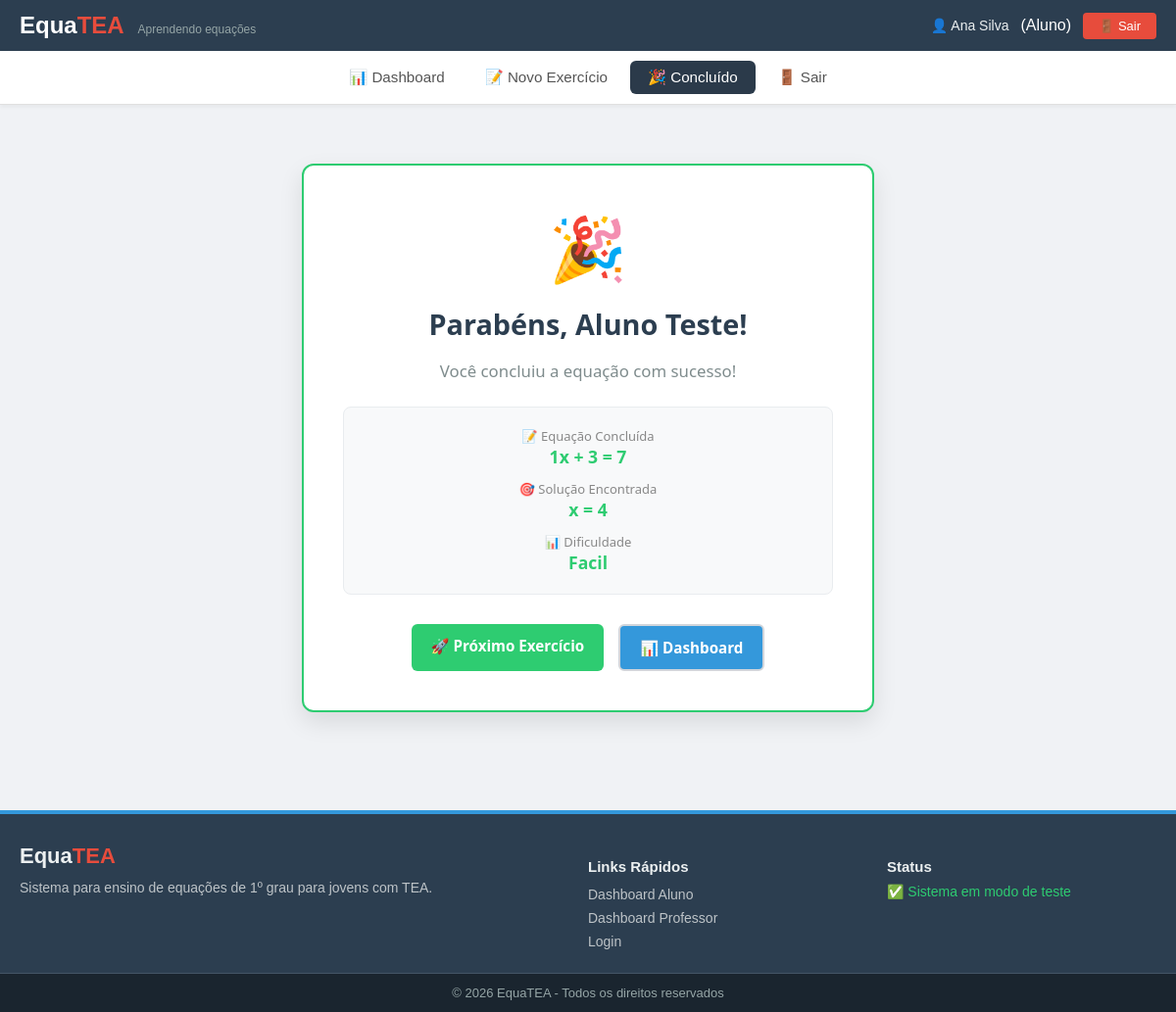
Page /index.php?view=parabens&id=1 (signed in) on the committed database.
### tables this page shows
CREATE TABLE `equacoes` (
  `id` int(11) NOT NULL,
  `a` int(11) NOT NULL CHECK (`a` between -20 and 20 and `a` <> 0),
  `b` int(11) NOT NULL CHECK (`b` between -20 and 20),
  `c` int(11) NOT NULL CHECK (`c` between -20 and 20),
  `solucao` int(11) NOT NULL,
  `dificuldade` enum('facil','medio','dificil') DEFAULT 'facil',
  `data_cadastro` timestamp NOT NULL DEFAULT current_timestamp()
);

### app/config/Database.php (called while the page is built, shortened)
<?php
class Database
{
    private static $instance = null;
    private $conn;
    private $host = 'localhost';
    private $dbname = 'equatea_db';
    private $username = 'root';
    private $password = '';
    private function __construct()
    {
        try {
            $this->conn = new PDO(
                "mysql:host={$this->host};dbname={$this->dbname};charset=utf8mb4",
                $this->username,
                $this->password,
                [
                    PDO::ATTR_ERRMODE => PDO::ERRMODE_EXCEPTION,
                    PDO::ATTR_DEFAULT_FETCH_MODE => PDO::FETCH_ASSOC,
                    PDO::ATTR_EMULATE_PREPARES => false
                ]
            );
        } catch (PDOException $e) {
            die("Erro na conexão com o banco de dados: " . $e->getMessage());
        }
    }
    public static function getInstance()
    {
        if (self::$instance === null) {
            self::$instance = new self();
        }
        return self::$instance;
    }
    public function getConnection()
    {
        return $this->conn;
    }
}

### app/models/Equacao.php (called while the page is built, shortened)
<?php
class Equacao
{
    private $db;
    public function __construct()
    {
        $this->db = Database::getInstance()->getConnection();
    }
    public function getById($id)
    {
        $sql = "SELECT * FROM equacoes WHERE id = :id";
        $stmt = $this->db->prepare($sql);
        $stmt->execute([':id' => $id]);
        return $stmt->fetch(PDO::FETCH_ASSOC);
    }
}

### app/views/aluno/parabens.php (the view, shortened to what this page needs)
<?php
$equacaoId = filter_input(INPUT_GET, 'id', FILTER_VALIDATE_INT) ?: 1;
$equacaoDados = null;
if (isset($equacao) && is_object($equacao) && method_exists($equacao, 'getById')) {
    $equacaoDados = $equacao->getById($equacaoId);
} elseif (class_exists('Equacao')) {
    try {
        $model = new Equacao();
        $equacaoDados = $model->getById($equacaoId);
    } catch (Throwable $e) {
        $equacaoDados = null;
    }
}
$a = (int)($equacaoDados['a'] ?? 1);
$b = (int)($equacaoDados['b'] ?? 0);
$c = (int)($equacaoDados['c'] ?? 0);
$termoA = ($a === 1) ? '1x' : (($a === -1) ? '-1x' : "{$a}x");
$sinalB = ($b >= 0) ? '+ ' . $b : '- ' . abs($b);
$enunciado = "{$termoA} {$sinalB} = {$c}";
$solucaoX = ($a !== 0) ? (($c - $b) / $a) : 0;
$nome_aluno = $dados_aluno['nome'] ?? ($aluno['nome'] ?? 'Aluno Teste');
if (file_exists(__DIR__ . '/../partials/header.php')) {
    include_once __DIR__ . '/../partials/header.php';
}
if (file_exists(__DIR__ . '/../partials/menu_aluno.php')) {
    include_once __DIR__ . '/../partials/menu_aluno.php';
}
?>
<!DOCTYPE html>
<html lang="pt-BR">
<head>
</head>
<body>
<main class="container parabens-container">
    <div class="parabens-card">
        <div class="parabens-icon">🎉</div>
        <h1>Parabéns, <?php echo htmlspecialchars($nome_aluno); ?>!</h1>
        <p>Você concluiu a equação com sucesso!</p>
        <div class="parabens-detalhes">
            <div class="detalhe-item">
                <span>📝 Equação Concluída</span>
                <strong><?php echo htmlspecialchars($enunciado); ?></strong>
            </div>
            <div class="detalhe-item">
                <span>🎯 Solução Encontrada</span>
                <strong>x = <?php echo htmlspecialchars((string)$solucaoX); ?></strong>
            </div>
            <div class="detalhe-item">
                <span>📊 Dificuldade</span>
                <strong><?php echo ucfirst(htmlspecialchars($equacaoDados['dificuldade'] ?? 'Fácil')); ?></strong>
            </div>
        </div>
        <div class="parabens-acoes">
    <a href="index.php?view=exercicio" class="btn-proximo">🚀 Próximo Exercício</a>
    <a href="index.php?view=aluno/dashboard" class="btn-voltar">📊 Dashboard</a>
</div>
    </div>
</main>
<?php
if (file_exists(__DIR__ . '/../partials/footer.php')) {
    include_once __DIR__ . '/../partials/footer.php';
}
?>
</body>
</html>

### public/css/style.css (style rules this page uses)
body { font-family: Arial, sans-serif; background: #f0f2f5; margin: 0; padding: 0; }
.container { max-width: 1200px; margin: 0 auto; padding: 0 20px; }
.parabens-container { display: flex; justify-content: center; align-items: center; min-height: 60vh; padding: 20px; }
.parabens-card { background: #fff; border-radius: 16px; padding: 40px; max-width: 550px; width: 100%; text-align: center; box-shadow: 0 4px 20px rgba(0,0,0,0.1); }
.parabens-icon { font-size: 72px; }
.parabens-card h1 { font-size: 28px; color: #2c3e50; margin: 8px 0 4px; }
.parabens-card p { font-size: 18px; color: #7f8c8d; }
.parabens-detalhes { display: grid; grid-template-columns: repeat(auto-fit, minmax(120px, 1fr)); gap: 12px; margin: 20px 0; background: #f8f9fa; padding: 16px; border-radius: 8px; }
.detalhe-item { display: flex; flex-direction: column; }
.detalhe-item span { font-size: 13px; color: #888; }
.detalhe-item strong { font-size: 18px; color: #2c3e50; }
.parabens-acoes { display: flex; gap: 12px; justify-content: center; flex-wrap: wrap; margin-top: 16px; }
.btn-proximo { padding: 12px 28px; background: #27ae60; color: #fff; border: none; border-radius: 6px; font-size: 16px; text-decoration: none; }
.btn-voltar { padding: 12px 28px; background: #f8f9fa; color: #2c3e50; border: 2px solid #d1d5db; border-radius: 6px; font-size: 16px; text-decoration: none; }

### app/views/aluno/parabens.php (style rules this page uses)
.parabens-container { display: flex; justify-content: center; align-items: center; min-height: 80vh; padding: 20px; font-family: 'Segoe UI', Tahoma, Geneva, Verdana, sans-serif; }
.parabens-card { background-color: #ffffff; border-radius: 12px; padding: 40px; max-width: 500px; width: 100%; text-align: center; box-shadow: 0 10px 25px rgba(0,0,0,0.1); border: 2px solid #2ecc71; }
.parabens-icon { font-size: 4rem; margin-bottom: 15px; animation: bounce 1s infinite alternate; }
.parabens-card h1 { color: #2c3e50; font-size: 1.8rem; margin-bottom: 10px; }
.parabens-card p { color: #7f8c8d; font-size: 1.05rem; margin-bottom: 25px; }
.parabens-detalhes { background-color: #f8f9fa; border-radius: 8px; padding: 20px; margin-bottom: 30px; display: flex; flex-direction: column; gap: 12px; border: 1px solid #e9ecef; }
.detalhe-item { display: flex; justify-content: space-between; align-items: center; font-size: 0.95rem; color: #495057; }
.detalhe-item strong { color: #2ecc71; font-size: 1.1rem; font-weight: 700; }
.parabens-acoes { display: flex; gap: 15px; justify-content: center; }
.btn-proximo, .btn-voltar { padding: 12px 20px; border-radius: 6px; text-decoration: none; font-weight: bold; font-size: 0.95rem; transition: transform 0.1s, opacity 0.2s; }
.btn-proximo { background-color: #2ecc71; color: #ffffff; }
.btn-voltar { background-color: #3498db; color: #ffffff; }

### rows in the picture
equacoes: enunciado "1x + 3 = 7", solucaoX "4", dificuldade "Facil"

### other values in the picture
$usuario_nome "Ana Silva"
$tipo_perfil "Aluno"
$nome_aluno "Aluno Teste"
